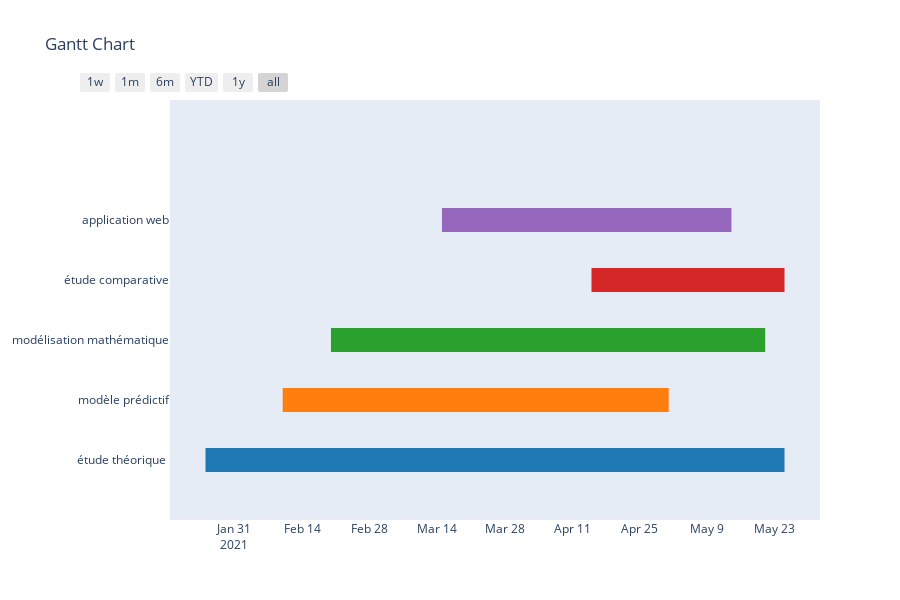

The notebook cell saved with this chart:
### Code cell
import plotly.figure_factory as ff

df = [dict(Task="étude théorique ", Start='2021-01-25', Finish='2021-05-25'),
      dict(Task="modèle prédictif", Start='2021-02-10', Finish='2021-05-01'),
      dict(Task="modélisation mathématique", Start='2021-02-20', Finish='2021-05-21'),
      dict(Task="étude comparative", Start='2021-04-15', Finish='2021-05-25'),
      dict(Task="application web", Start='2021-03-15', Finish='2021-05-14')]

fig = ff.create_gantt(df)
fig.show()

### Figure 1 — Plotly figure (JSON) as saved in the notebook; plotly's stock layout.template omitted (floating-point values rounded to 4 significant figures)
{"data": [{"fill": "toself", "fillcolor": "rgb(148, 103, 189)", "hoverinfo": "name", "legendgroup": "rgb(148, 103, 189)", "mode": "none", "name": "application web", "type": "scatter", "x": ["2021-03-15", "2021-05-14", "2021-05-14", "2021-03-15"], "y": [3.8, 3.8, 4.2, 4.2]}, {"fill": "toself", "fillcolor": "rgb(214, 39, 40)", "hoverinfo": "name", "legendgroup": "rgb(214, 39, 40)", "mode": "none", "name": "étude comparative", "type": "scatter", "x": ["2021-04-15", "2021-05-25", "2021-05-25", "2021-04-15"], "y": [2.8, 2.8, 3.2, 3.2]}, {"fill": "toself", "fillcolor": "rgb(255, 127, 14)", "hoverinfo": "name", "legendgroup": "rgb(255, 127, 14)", "mode": "none", "name": "modèle prédictif", "type": "scatter", "x": ["2021-02-10", "2021-05-01", "2021-05-01", "2021-02-10"], "y": [0.8, 0.8, 1.2, 1.2]}, {"fill": "toself", "fillcolor": "rgb(31, 119, 180)", "hoverinfo": "name", "legendgroup": "rgb(31, 119, 180)", "mode": "none", "name": "étude théorique ", "type": "scatter", "x": ["2021-01-25", "2021-05-25", "2021-05-25", "2021-01-25"], "y": [-0.2, -0.2, 0.2, 0.2]}, {"fill": "toself", "fillcolor": "rgb(44, 160, 44)", "hoverinfo": "name", "legendgroup": "rgb(44, 160, 44)", "mode": "none", "name": "modélisation mathématique", "type": "scatter", "x": ["2021-02-20", "2021-05-21", "2021-05-21", "2021-02-20"], "y": [1.8, 1.8, 2.2, 2.2]}, {"legendgroup": "rgb(148, 103, 189)", "marker": {"color": "rgb(148, 103, 189)", "opacity": 0, "size": 1}, "mode": "markers", "name": "", "showlegend": false, "text": [null, null], "type": "scatter", "x": ["2021-03-15", "2021-05-14"], "y": [4, 4]}, {"legendgroup": "rgb(214, 39, 40)", "marker": {"color": "rgb(214, 39, 40)", "opacity": 0, "size": 1}, "mode": "markers", "name": "", "showlegend": false, "text": [null, null], "type": "scatter", "x": ["2021-04-15", "2021-05-25"], "y": [3, 3]}, {"legendgroup": "rgb(255, 127, 14)", "marker": {"color": "rgb(255, 127, 14)", "opacity": 0, "size": 1}, "mode": "markers", "name": "", "showlegend": false, "text": [null, null], "type": "scatter", "x": ["2021-02-10", "2021-05-01"], "y": [1, 1]}, {"legendgroup": "rgb(31, 119, 180)", "marker": {"color": "rgb(31, 119, 180)", "opacity": 0, "size": 1}, "mode": "markers", "name": "", "showlegend": false, "text": [null, null], "type": "scatter", "x": ["2021-01-25", "2021-05-25"], "y": [0, 0]}, {"legendgroup": "rgb(44, 160, 44)", "marker": {"color": "rgb(44, 160, 44)", "opacity": 0, "size": 1}, "mode": "markers", "name": "", "showlegend": false, "text": [null, null], "type": "scatter", "x": ["2021-02-20", "2021-05-21"], "y": [2, 2]}], "layout": {"height": 600, "hovermode": "closest", "showlegend": false, "title": {"text": "Gantt Chart"}, "xaxis": {"rangeselector": {"buttons": [{"count": 7, "label": "1w", "step": "day", "stepmode": "backward"}, {"count": 1, "label": "1m", "step": "month", "stepmode": "backward"}, {"count": 6, "label": "6m", "step": "month", "stepmode": "backward"}, {"count": 1, "label": "YTD", "step": "year", "stepmode": "todate"}, {"count": 1, "label": "1y", "step": "year", "stepmode": "backward"}, {"step": "all"}]}, "showgrid": false, "type": "date", "zeroline": false}, "yaxis": {"autorange": false, "range": [-1, 6], "showgrid": false, "ticktext": ["étude théorique ", "modèle prédictif", "modélisation mathématique", "étude comparative", "application web"], "tickvals": [0, 1, 2, 3, 4], "zeroline": false}}}
